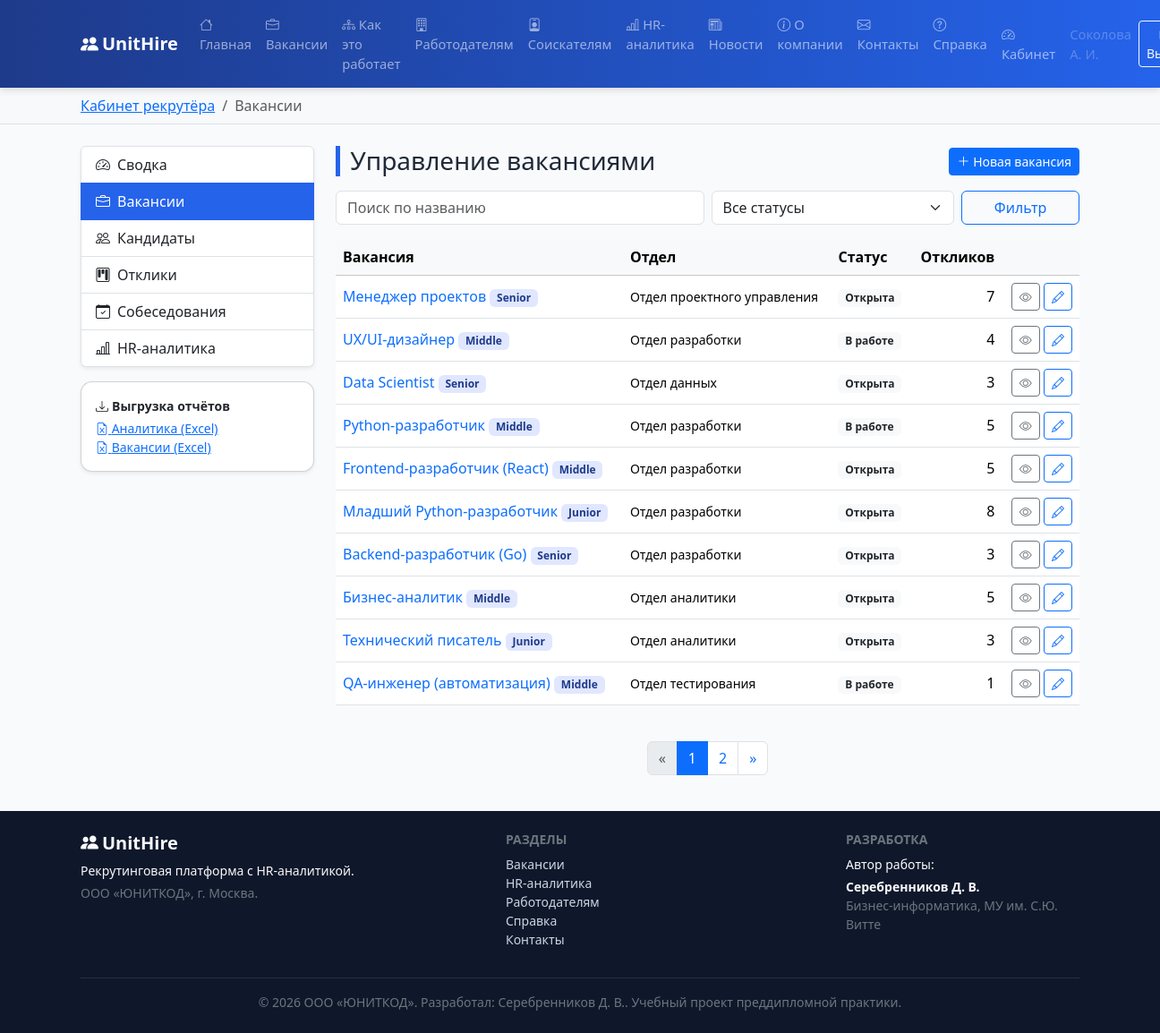
The page /cabinet/recruiter/vacancies/ (signed in) on the database its author committed.
### core/models.py (models this page shows, shortened)
class User(AbstractUser):
    patronymic = models.CharField("Отчество", max_length=100, blank=True)
    role = models.CharField(
        "Роль", max_length=20, choices=Role.choices, default=Role.CANDIDATE
    )
    phone = models.CharField("Телефон", max_length=20, blank=True)
    position = models.CharField("Должность", max_length=120, blank=True)
    department = models.ForeignKey(
        "Department",
        verbose_name="Отдел",
        on_delete=models.SET_NULL,
        null=True,
        blank=True,
        related_name="employees",
    )
    created_at = models.DateTimeField("Дата регистрации", default=timezone.now)
    class Meta:
        verbose_name = "Пользователь"
        verbose_name_plural = "Пользователи"
        ordering = ["last_name", "first_name"]
    def short_name(self):
        if not self.last_name:
            return self.username
        initials = ""
        if self.first_name:
            initials += f" {self.first_name[0]}."
        if self.patronymic:
            initials += f" {self.patronymic[0]}."
        return f"{self.last_name}{initials}".strip()

class Vacancy(models.Model):
    title = models.CharField("Название вакансии", max_length=150)
    department = models.ForeignKey(Department, verbose_name="Отдел",
                                   on_delete=models.PROTECT, related_name="vacancies")
    grade = models.CharField("Грейд", max_length=20, choices=Grade.choices,
                             default=Grade.MIDDLE)
    salary_min = models.PositiveIntegerField("Зарплата от, ₽", default=0)
    salary_max = models.PositiveIntegerField("Зарплата до, ₽", default=0)
    status = models.CharField("Статус", max_length=20, choices=VacancyStatus.choices,
                              default=VacancyStatus.OPEN)
    recruiter = models.ForeignKey(
        settings.AUTH_USER_MODEL, verbose_name="Ответственный рекрутёр",
        on_delete=models.SET_NULL, null=True, blank=True, related_name="vacancies",
        limit_choices_to={"role": Role.RECRUITER})
    required_skills = models.ManyToManyField(
        Skill, through="VacancySkill", verbose_name="Требуемые навыки",
        related_name="vacancies")
    description = models.TextField("Описание и требования", blank=True)
    city = models.CharField("Город", max_length=80, blank=True, default="Москва")
    is_remote = models.BooleanField("Удалённая работа", default=False)
    opened_at = models.DateField("Дата открытия", default=timezone.localdate)
    planned_close = models.DateField("Плановая дата закрытия", null=True, blank=True)
    closed_at = models.DateField("Фактическая дата закрытия", null=True, blank=True)
    class Meta:
        verbose_name = "Вакансия"
        verbose_name_plural = "Вакансии"
        ordering = ["-opened_at"]
        indexes = [models.Index(fields=["status"])]

class Department(models.Model):
    name = models.CharField("Название отдела", max_length=120, unique=True)
    head = models.CharField("Руководитель", max_length=120, blank=True)
    headcount_plan = models.PositiveIntegerField("Плановая численность", default=0)
    description = models.TextField("Описание", blank=True)
    class Meta:
        verbose_name = "Отдел"
        verbose_name_plural = "Отделы"
        ordering = ["name"]

### core/views.py (the view)
# urls.py: path("cabinet/recruiter/vacancies/", views.rec_vacancies, name="rec_vacancies"),
@recruiter_required
def rec_vacancies(request):
    qs = Vacancy.objects.select_related("department", "recruiter").annotate(
        apps=Count("applications")).order_by("-opened_at")
    status = request.GET.get("status", "")
    query = request.GET.get("q", "").strip()
    if status:
        qs = qs.filter(status=status)
    if query:
        qs = qs.filter(title__icontains=query)
    paginator = Paginator(qs, 10)
    page = paginator.get_page(request.GET.get("page"))
    return render(request, "cabinet/recruiter/vacancies.html",
                  {"breadcrumbs": _crumbs(
                      ("Кабинет рекрутёра", reverse("rec_dashboard")),
                      ("Вакансии", None)),
                   "page_obj": page, "querystring": _querystring(request), "status": status, "query": query,
                   "status_choices": VacancyStatus.choices})

### core/context_processors.py (called while the page is built)
def site_globals(request):
    return {
        "MAIN_MENU": MAIN_MENU,
        "SITE_AUTHOR": settings.SITE_AUTHOR,
        "SITE_AUTHOR_FULL": settings.SITE_AUTHOR_FULL,
        "SITE_ORG": settings.SITE_ORG,
        "SITE_NAME": settings.SITE_NAME,
        "SITE_TAGLINE": settings.SITE_TAGLINE,
        "CURRENT_YEAR": timezone.localdate().year,
    }

### core/views.py (called while the page is built)
def _crumbs(*pairs):
    return list(pairs)

def _querystring(request):
    params = request.GET.copy()
    params.pop("page", None)
    return params.urlencode()

### templates/cabinet/recruiter/vacancies.html (shortened to what this page needs)
{% extends 'base.html' %}
{% block content %}
<div class="row g-4">
  <div class="col-lg-3">{% include 'partials/_recruiter_nav.html' with active='vacancies' %}</div>
  <div class="col-lg-9">
    <div class="d-flex justify-content-between align-items-center mb-3">
      <h3 class="section-title mb-0">Управление вакансиями</h3>
      <a href="{% url 'rec_vacancy_create' %}" class="btn btn-primary btn-sm">
        <i class="bi bi-plus-lg"></i> Новая вакансия</a>
    </div>
    <form class="row g-2 mb-3" method="get">
      <div class="col-md-6"><input type="text" name="q" value="{{ query }}"
        class="form-control" placeholder="Поиск по названию"></div>
      <div class="col-md-4"><select name="status" class="form-select">
        <option value="">Все статусы</option>
      </select></div>
      <div class="col-md-2 d-grid"><button class="btn btn-outline-primary">Фильтр</button></div>
    </form>
    <div class="table-responsive">
      <table class="table table-hover align-middle">
        <thead class="table-light"><tr>
          <th>Вакансия</th><th>Отдел</th><th>Статус</th><th class="text-end">Откликов</th><th></th></tr></thead>
        <tbody>
          {% for v in page_obj %}
          <tr>
            <td><a href="{% url 'rec_vacancy_edit' v.pk %}" class="text-decoration-none">{{ v.title }}</a>
              <span class="badge badge-grade">{{ v.get_grade_display }}</span></td>
            <td class="small">{{ v.department.name }}</td>
            <td><span class="badge bg-light text-dark">{{ v.get_status_display }}</span></td>
            <td class="text-end">{{ v.apps }}</td>
            <td class="text-end">
              <a href="{% url 'vacancy_detail' v.pk %}" class="btn btn-sm btn-outline-secondary"><i class="bi bi-eye"></i></a>
              <a href="{% url 'rec_vacancy_edit' v.pk %}" class="btn btn-sm btn-outline-primary"><i class="bi bi-pencil"></i></a>
            </td></tr>
          {% empty %}<tr><td colspan="5" class="text-muted">Вакансии не найдены.</td></tr>{% endfor %}
        </tbody>
      </table>
    </div>
    {% include 'partials/_pagination.html' %}
  </div>
</div>
{% endblock %}

### templates/base.html (shortened to what this page needs)
{% load static %}<!DOCTYPE html>
<html lang="ru">
<head>
  <link rel="stylesheet" href="{% static 'vendor/bootstrap.min.css' %}">
  <link rel="stylesheet" href="{% static 'vendor/bootstrap-icons.css' %}">
  <link rel="stylesheet" href="{% static 'css/styles.css' %}">
</head>
<body class="d-flex flex-column min-vh-100">
<header>
  <nav class="navbar navbar-expand-lg navbar-dark unit-navbar sticky-top">
    <div class="container">
      <a class="navbar-brand fw-bold" href="{% url 'home' %}">
        <i class="bi bi-people-fill me-1"></i>{{ SITE_NAME }}
      </a>
      <div class="collapse navbar-collapse" id="mainNav">
        <ul class="navbar-nav me-auto mb-2 mb-lg-0">
          {% for name, label, icon in MAIN_MENU %}
            <li class="nav-item">
              <a class="nav-link" href="{% url name %}"><i class="bi bi-{{ icon }} me-1"></i>{{ label }}</a>
            </li>
          {% endfor %}
        </ul>
        <ul class="navbar-nav">
          {% if user.is_authenticated %}
            <li class="nav-item">
              <a class="nav-link" href="{% url 'dashboard' %}">
                <i class="bi bi-speedometer2 me-1"></i>Кабинет</a>
            </li>
            <li class="nav-item">
              <span class="nav-link disabled small">{{ user.short_name }}</span>
            </li>
            <li class="nav-item">
              <form action="{% url 'logout' %}" method="post" class="d-inline">
                <button class="btn btn-sm btn-outline-light mt-1" type="submit">
                   Выход</button>
              </form>
            </li>
          {% endif %}
        </ul>
      </div>
    </div>
  </nav>
</header>
{% if breadcrumbs %}
<div class="bg-light border-bottom">
  <div class="container">
    <nav aria-label="breadcrumb">
      <ol class="breadcrumb my-2 small">
        {% for label, url in breadcrumbs %}
          {% if url %}
            <li class="breadcrumb-item"><a href="{{ url }}">{{ label }}</a></li>
          {% else %}
            <li class="breadcrumb-item active" aria-current="page">{{ label }}</li>
          {% endif %}
        {% endfor %}
      </ol>
    </nav>
  </div>
</div>
{% endif %}
<main class="container my-4 flex-grow-1">
  {% block content %}{% endblock %}
</main>
<footer class="unit-footer mt-auto text-light">
  <div class="container py-4">
    <div class="row gy-3">
      <div class="col-md-5">
        <h5 class="fw-bold"><i class="bi bi-people-fill me-1"></i>{{ SITE_NAME }}</h5>
        <p class="small mb-1">{{ SITE_TAGLINE }}.</p>
        <p class="small text-secondary mb-0">{{ SITE_ORG }}, г. Москва.</p>
      </div>
      <div class="col-md-4">
        <h6 class="text-uppercase small fw-bold text-secondary">Разделы</h6>
        <ul class="list-unstyled small">
          <li><a class="footer-link" href="{% url 'vacancies' %}">Вакансии</a></li>
          <li><a class="footer-link" href="{% url 'analytics_demo' %}">HR-аналитика</a></li>
          <li><a class="footer-link" href="{% url 'employers' %}">Работодателям</a></li>
          <li><a class="footer-link" href="{% url 'help' %}">Справка</a></li>
          <li><a class="footer-link" href="{% url 'contacts' %}">Контакты</a></li>
        </ul>
      </div>
      <div class="col-md-3">
        <h6 class="text-uppercase small fw-bold text-secondary">Разработка</h6>
        <p class="small mb-1">Автор работы:</p>
        <p class="small fw-bold mb-0">{{ SITE_AUTHOR }}</p>
        <p class="small text-secondary">Бизнес-информатика, МУ им. С.Ю. Витте</p>
      </div>
    </div>
    <hr class="border-secondary">
    <p class="small text-secondary text-center mb-0">
      © {{ CURRENT_YEAR }} {{ SITE_ORG }}. Разработал: {{ SITE_AUTHOR }}.
      Учебный проект преддипломной практики.
    </p>
  </div>
</footer>
</body>
</html>

### static/css/styles.css (style rules this page uses)
:root { --unit-primary: #2563eb; --unit-primary-dark: #1e3a8a; --unit-accent: #16a34a; --unit-dark: #0f172a; }
body { font-family: "Segoe UI", Roboto, "Helvetica Neue", Arial, sans-serif; color: #1f2937; background: #f8fafc; }
.unit-navbar { background: linear-gradient(90deg, var(--unit-primary-dark), var(--unit-primary)); box-shadow: 0 2px 8px rgba(15, 23, 42, .15); }
.unit-navbar .nav-link { font-size: .92rem; }
.unit-footer { background: var(--unit-dark); }
.footer-link { color: #cbd5e1; text-decoration: none; }
.badge-grade { background: #e0e7ff; color: var(--unit-primary-dark); }
.section-title { border-left: 5px solid var(--unit-primary); padding-left: .7rem; }

### rows shown on the page
User: short_name "Соколова А. И."
Vacancy: title "Менеджер проектов", grade "Senior", department.name "Отдел проектного управления", status "Открыта", apps "7"
Vacancy: title "UX/UI-дизайнер", grade "Middle", department.name "Отдел разработки", status "В работе", apps "4"
Vacancy: title "Data Scientist", grade "Senior", department.name "Отдел данных", status "Открыта", apps "3"
Vacancy: title "Python-разработчик", grade "Middle", department.name "Отдел разработки", status "В работе", apps "5"
Vacancy: title "Frontend-разработчик (React)", grade "Middle", department.name "Отдел разработки", status "Открыта", apps "5"
Vacancy: title "Младший Python-разработчик", grade "Junior", department.name "Отдел разработки", status "Открыта", apps "8"
Vacancy: title "Backend-разработчик (Go)", grade "Senior", department.name "Отдел разработки", status "Открыта", apps "3"
Vacancy: title "Бизнес-аналитик", grade "Middle", department.name "Отдел аналитики", status "Открыта", apps "5"
Vacancy: title "Технический писатель", grade "Junior", department.name "Отдел аналитики", status "Открыта", apps "3"
Vacancy: title "QA-инженер (автоматизация)", grade "Middle", department.name "Отдел тестирования", status "В работе", apps "1"

### other values the page prints
{{ SITE_NAME }} "UnitHire"
{{ label }} "Главная" "Вакансии" "Как это работает" "Работодателям" "Соискателям" "HR-аналитика" "Новости" "О компании" "Контакты" "Справка"
{{ label }} "Кабинет рекрутёра"
{{ label }} "Вакансии"
{{ num }} "1"
{{ num }} "2"
{{ SITE_TAGLINE }} "Рекрутинговая платформа с HR-аналитикой"
{{ SITE_ORG }} "ООО «ЮНИТКОД»"
{{ SITE_AUTHOR }} "Серебренников Д. В."
{{ CURRENT_YEAR }} "2026"
